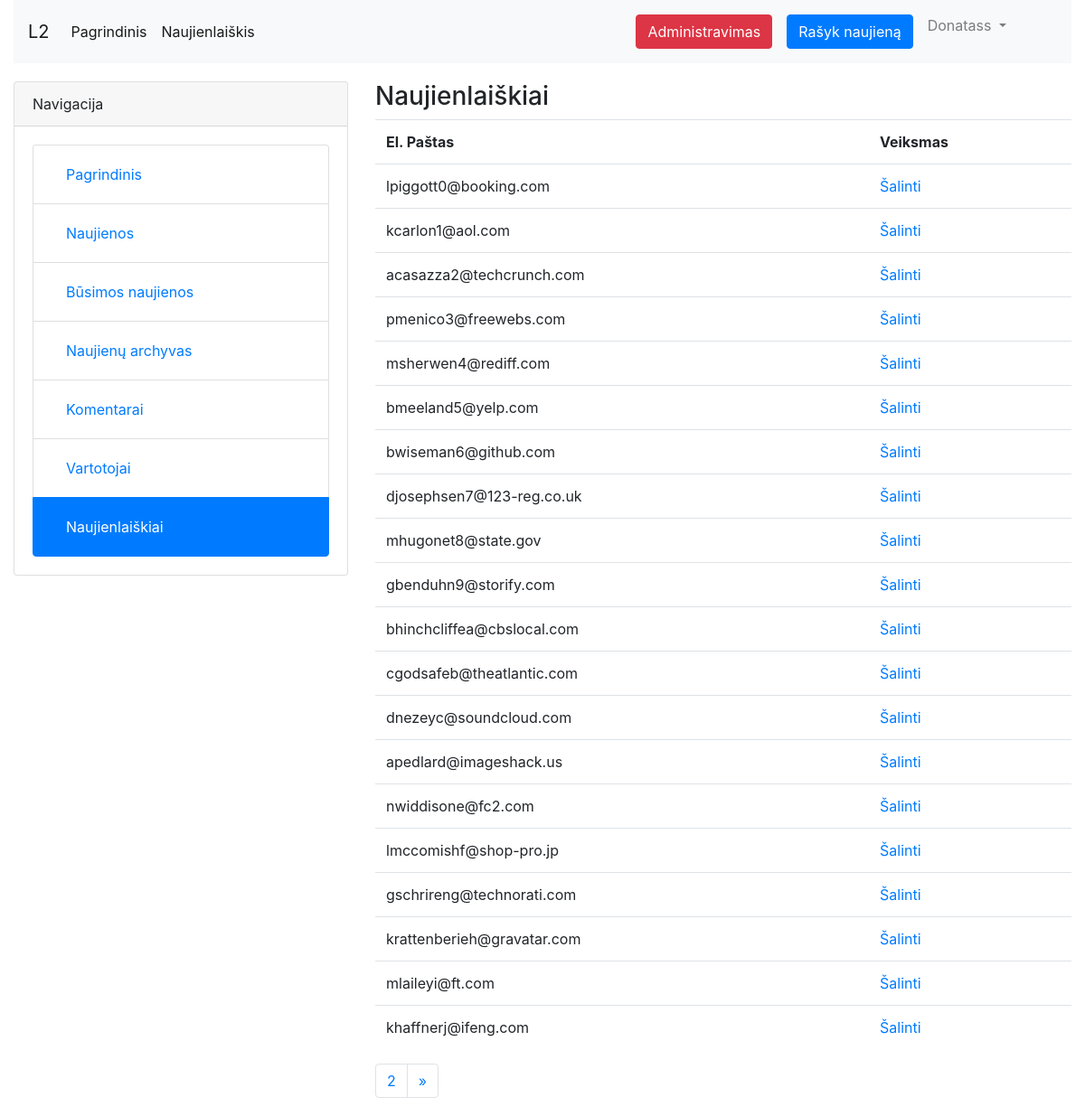
The page /admin/subscription.php (signed in) on the database its author committed.
### tables this page shows
CREATE TABLE IF NOT EXISTS `user` (
  `id` int(11) NOT NULL AUTO_INCREMENT,
  `name` varchar(255) DEFAULT NULL,
  `surname` varchar(255) DEFAULT NULL,
  `email` varchar(255) DEFAULT NULL,
  `password` varchar(255) DEFAULT NULL,
  `last_login` date DEFAULT NULL,
  `created_at` date DEFAULT NULL,
  `updated_at` date DEFAULT NULL,
  `last_ip` varchar(255) DEFAULT NULL,
  `type` char(16) DEFAULT NULL,
  PRIMARY KEY (`id`)
);

CREATE TABLE IF NOT EXISTS `subscription` (
  `id` int(11) NOT NULL AUTO_INCREMENT,
  `email` varchar(255) DEFAULT NULL,
  `fk_USERid` int(11) DEFAULT NULL,
  PRIMARY KEY (`id`),
  UNIQUE KEY `fk_USERid` (`fk_USERid`)
);

### maincore.php (called while the page is built, shortened)
<?php
$host   = 'localhost';
$user   = 'root';
$pass   = '';
$db     = 'db_laboras';
try{
    $pdo = new PDO('mysql:host='.$host.';dbname='.$db, $user, $pass);
    $pdo->setAttribute(PDO::ATTR_ERRMODE, PDO::ERRMODE_EXCEPTION);
    $pdo->setAttribute(PDO::ATTR_EMULATE_PREPARES, false);
    $pdo->query("SET Names 'utf8'");
}catch(PDOException $e){
    die($e->getMessage());
}
if($_SESSION['login']){
    $query = $pdo->prepare("SELECT * FROM `user` WHERE `id` = ?");
    $query->execute([$_SESSION['user']]);
    $user = $query->fetch(PDO::FETCH_BOTH);
}

### functions.php (called while the page is built, shortened)
<?php
function is_admin(int $userid) : bool
{
    require('maincore.php');
    $query = $pdo->prepare("SELECT * FROM `admin` WHERE `fk_USERid` = ?");
    $query->execute([$userid]);
    if($query->rowCount() > 0) return true;
    return false;
}

### admin/subscription.php (the view, shortened to what this page needs)
<?php
require('../head.php');
include('side.php');
?>
    <h3>Naujienlaiškiai</h3>
    <table class="table">
        <tr>
            <th>El. Paštas</th>
            <th>Veiksmas</th>
        </tr>
        <?php
        if(!isset($_GET['page'])) $page = 1;
        else $page = $_GET['page'];
        if($page > 1) {
            $query = $pdo->prepare("SELECT * FROM `subscription` ORDER BY `id` ASC LIMIT 20 OFFSET ?");
            $query->execute([$page * 10]);
        }else{
            $query = $pdo->query("SELECT * FROM `subscription` ORDER BY `id` ASC LIMIT 20 OFFSET 0");
        }
        foreach ($query as $row) {
            echo '
                            <tr>
                                <td>' . $row['email'] . '</td>
                                <td><a href="admin/subscription-remove.php?id=' . $row['id'] . '">Šalinti</a></td>
                            </tr>
                            ';
        }
        ?>
    </table>
    <nav aria-label="Page navigation example">
        <ul class="pagination">
            <?php
            $query = $pdo->query("SELECT * FROM `subscription`");
            $all = $query->rowCount();
            for($i = 1; $i < ($all/10); $i++) {
                if($i != $page)
                    echo '<li class="page-item"><a class="page-link" href="admin/subscription.php?page='.$i.'">'.$i.'</a></li>';
            }
            if($page != (int)($all/10) && (int)($all / 10) != 0){
                echo '
            <li class="page-item">
                <a class="page-link" href="admin/subscription.php?page='.($page+1).'" aria-label="Next">
                    <span aria-hidden="true">&raquo;</span>
                    <span class="sr-only">Next</span>
                </a>
            </li>';
            }
            ?>
        </ul>
    </nav>
<?php
require('bottom.php');
?>

### head.php (shortened to what this page needs)
<!DOCTYPE html>
<html lang="en">
<?php
require_once('maincore.php');
require_once('functions.php');
?>
<head>
    <link rel="stylesheet" type="text/css" href="css/bootstrap.css">
    <link rel="stylesheet" type="text/css" href="css/main.css">
    <link href="css/lightbox.css" rel="stylesheet" />
    <link href="https://cdn.jsdelivr.net/gh/gitbrent/bootstrap4-toggle@3.6.1/css/bootstrap4-toggle.min.css" rel="stylesheet">
</head>
<body>
<div class="container-fluid">
    <nav class="navbar navbar-expand-lg navbar-light bg-light">
        <a class="navbar-brand" href="#">L2</a>
        <div class="collapse navbar-collapse" id="navbarSupportedContent">
            <ul class="navbar-nav mr-auto">
                <li class="nav-item active">
                    <a class="nav-link" href="index.php">Pagrindinis <span class="sr-only">(current)</span></a>
                </li>
                <li class="nav-item active">
                    <a class="nav-link" href="subscription.php">Naujienlaiškis</a>
                </li>
            </ul>
            <ul class="navbar-nav mr-5">
                <?php
                if(!$_SESSION['login']){
                echo '
                <li class="nav-item">
                    <a class="nav-link" href="login.php">Prisijungimas</a>
                </li>
                <li class="nav-item">
                    <a class="nav-link" href="register.php">Registracija</a>
                </li>';
                }else{
                    if(is_admin($_SESSION['user'])){
                        echo '
                       <li class="nav-item">
                        <a class="nav-link" href="admin/index.php"><button class="btn btn-danger">Administravimas</button></a>
                       </li>';
                    }
                    echo '
                   <li class="nav-item">
                    <a class="nav-link" href="addnews.php"><button class="btn btn-primary">Rašyk naujieną</button></a>
                   </li>
                   <li class="nav-item dropdown">
                    <a class="nav-link dropdown-toggle" href="#" id="navbarDropdown" role="button" data-toggle="dropdown" aria-haspopup="true" aria-expanded="false">
                      '.$user['name'].'
                    </a>
                    <div class="dropdown-menu" aria-labelledby="navbarDropdown">
                      <a class="dropdown-item" href="profile.php">Profilis</a>
                      <a class="dropdown-item" href="edit-profile.php">Profilio redagavimas</a>
                      <a class="dropdown-item" href="logout.php">Atsijungti</a>
                    </div>
                  </li>';
                }
                ?>
            </ul>
        </div>
    </nav>

### css/main.css (style rules this page uses)
nav { margin-bottom: 20px; }
.active a { color: #fff; }

### rows shown on the page
user: name "Donatass"
subscription: email "lpiggott0@booking.com"
subscription: email "kcarlon1@aol.com"
subscription: email "acasazza2@techcrunch.com"
subscription: email "pmenico3@freewebs.com"
subscription: email "msherwen4@rediff.com"
subscription: email "bmeeland5@yelp.com"
subscription: email "bwiseman6@github.com"
subscription: email "djosephsen7@123-reg.co.uk"
subscription: email "mhugonet8@state.gov"
subscription: email "gbenduhn9@storify.com"
subscription: email "bhinchcliffea@cbslocal.com"
subscription: email "cgodsafeb@theatlantic.com"
subscription: email "dnezeyc@soundcloud.com"
subscription: email "apedlard@imageshack.us"
subscription: email "nwiddisone@fc2.com"
subscription: email "lmccomishf@shop-pro.jp"
subscription: email "gschrireng@technorati.com"
subscription: email "krattenberieh@gravatar.com"
subscription: email "mlaileyi@ft.com"
subscription: email "khaffnerj@ifeng.com"
